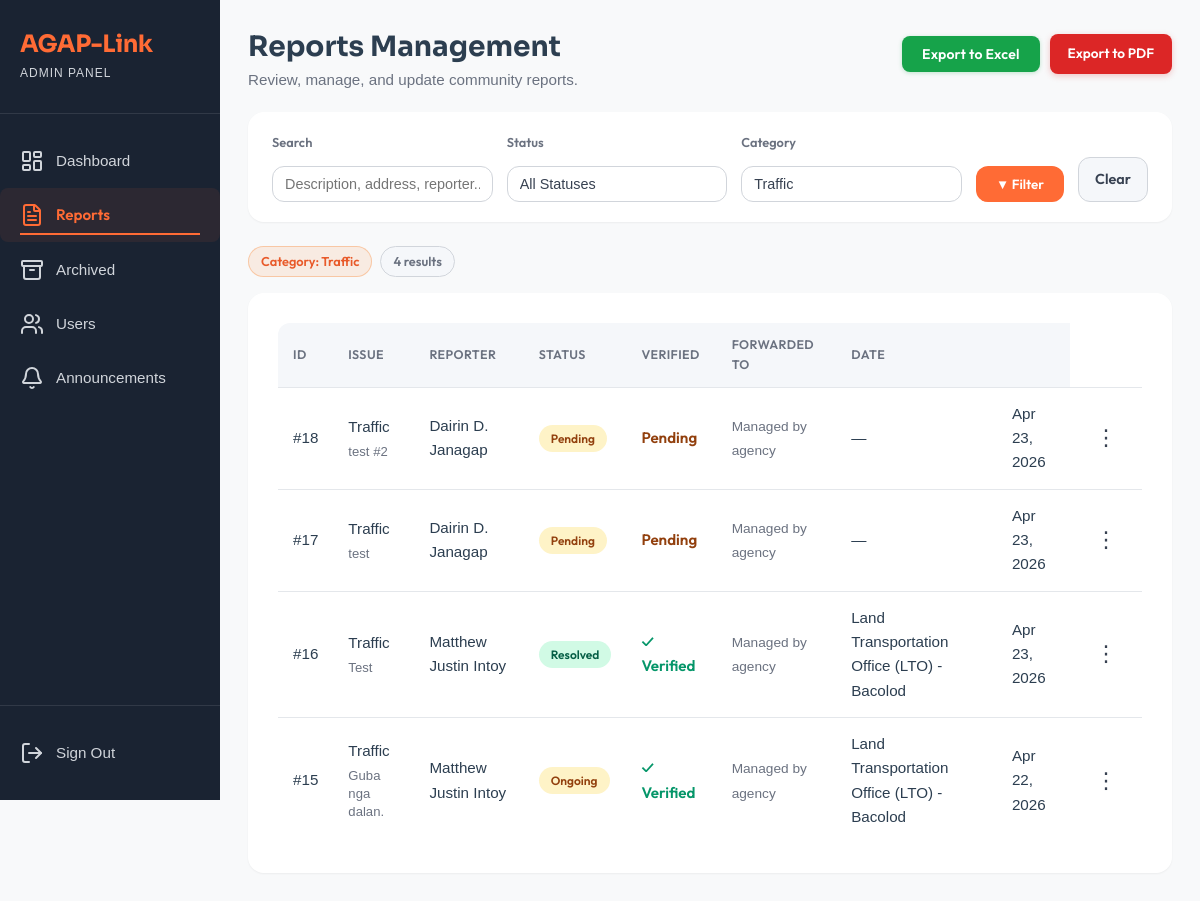
Page /view/admin_module/admin_report.php?category=7 (signed in) on the committed database.
### tables this page shows
CREATE TABLE `reports` (
  `report_id` int(11) NOT NULL,
  `user_id` int(11) NOT NULL,
  `category_id` int(11) NOT NULL,
  `assigned_agency_id` int(11) DEFAULT NULL,
  `description` text NOT NULL,
  `address` varchar(255) NOT NULL,
  `photo_path` varchar(255) DEFAULT NULL,
  `gps_lat` decimal(10,8) DEFAULT NULL,
  `gps_long` decimal(11,8) DEFAULT NULL,
  `status` enum('Pending','Verified','Forwarded','Ongoing','Resolved') DEFAULT 'Pending',
  `priority` enum('Low','Medium','Critical') DEFAULT 'Low',
  `created_at` timestamp NOT NULL DEFAULT current_timestamp(),
  `updated_at` timestamp NOT NULL DEFAULT current_timestamp() ON UPDATE current_timestamp(),
  `is_archived` tinyint(1) NOT NULL DEFAULT 0 COMMENT '0 = active, 1 = archived (soft-deleted)',
  `archived_at` datetime DEFAULT NULL,
  `is_verified` tinyint(1) NOT NULL DEFAULT 0,
  `agency_verified_at` datetime DEFAULT NULL
);

CREATE TABLE `categories` (
  `category_id` int(11) NOT NULL,
  `name` varchar(50) NOT NULL,
  `description` text DEFAULT NULL,
  `created_at` timestamp NOT NULL DEFAULT current_timestamp()
);

CREATE TABLE `agencies` (
  `agency_id` int(11) NOT NULL,
  `name` varchar(100) NOT NULL,
  `contact_number` varchar(20) DEFAULT NULL,
  `type` varchar(50) DEFAULT NULL,
  `category_id` int(11) DEFAULT NULL,
  `created_at` timestamp NOT NULL DEFAULT current_timestamp()
);

### model/Report.php (called while the page is built, shortened)
<?php
require_once dirname(__DIR__) . '/config/agaplinkdb.php';
class Report
{
    private $conn;
    public function __construct()
    {
        global $conn;
        $this->conn = $conn;
    }
    public function getAllCategories()
    {
        $sql = "SELECT category_id, name FROM categories WHERE name != 'Other' ORDER BY name ASC";
        $q = $this->conn->query($sql);
        return $q->fetchAll(PDO::FETCH_ASSOC);
    }
    public function getFilteredReports($filterStatus = '', $filterCategory = '', $filterSearch = '')
    {
        $sql = "SELECT r.*, c.name AS category_name, a.name AS agency_name,
                       CONCAT(u.first_name, ' ', IFNULL(CONCAT(u.middle_initial, '. '), ''), u.last_name) AS full_name,
                       u.phone_number AS reporter_phone
                FROM reports r
                LEFT JOIN categories c ON r.category_id = c.category_id
                LEFT JOIN agencies   a ON r.assigned_agency_id = a.agency_id
                LEFT JOIN users      u ON r.user_id = u.user_id
                WHERE (r.is_archived = 0 OR r.is_archived IS NULL)";
        $params = [];
        if ($filterCategory !== '') {
            $sql .= " AND r.category_id = ?";
            $params[] = $filterCategory;
        }
        $sql .= " ORDER BY r.created_at DESC";
        $stmt = $this->conn->prepare($sql);
        $stmt->execute($params);
        return $stmt->fetchAll(PDO::FETCH_ASSOC);
    }
}

### view/admin_module/admin_report.php (the view, shortened to what this page needs)
<?php
require_once dirname(__DIR__, 2) . "/config/agaplinkdb.php";
require_once MODEL_PATH . 'Report.php';
$filterStatus   = $_GET['status']   ?? '';
$filterCategory = $_GET['category'] ?? '';
$filterSearch   = trim($_GET['search'] ?? '');
$reportModel = new Report();
$allReports  = $reportModel->getFilteredReports($filterStatus, $filterCategory, $filterSearch);
$hasReports  = !empty($allReports);
$categories  = $reportModel->getAllCategories();
?>
<!DOCTYPE html>
<html lang="en">
<head>
    <link rel="stylesheet" href="<?= ASSET_URL ?>/css/admin_module/admin_module.css">
    <link rel="stylesheet" href="<?= ASSET_URL ?>/css/admin_module/admin_reports.css">
</head>
<body data-base-url="<?= BASE_URL ?>">
    <div class="dashboard-container">
        <?php require_once __DIR__ . '/../partials/admin_sidebar.php'; ?>
        <main class="main-content page-transition">
            <div class="reports-header">
                <div>
                    <h1>Reports Management</h1>
                    <p>Review, manage, and update community reports.</p>
                </div>
                <div class="reports-header-actions">
                    <button type="button" id="exportReportsBtn" class="btn-export">
                        Export to Excel
                    </button>
                    <a href="<?= BASE_URL ?>/view/admin_module/export_reports_pdf.php?status=<?= urlencode($filterStatus) ?>&category=<?= urlencode($filterCategory) ?>&search=<?= urlencode($filterSearch) ?>"
                        class="btn-export-pdf"
                        target="_blank">
                        Export to PDF
                    </a>
                </div>
            </div>
            <form method="GET" action="">
                <div class="filter-bar">
                    <div class="form-group">
                        <label for="search">Search</label>
                        <input type="text" id="search" name="search"
                            placeholder="Description, address, reporter..."
                            value="<?= htmlspecialchars($filterSearch) ?>">
                    </div>
                    <div class="form-group">
                        <label for="status">Status</label>
                        <select name="status" id="status">
                            <option value="">All Statuses</option>
                        </select>
                    </div>
                    <div class="form-group">
                        <label for="category">Category</label>
                        <select name="category" id="category">
                            <?php foreach ($categories as $cat): ?>
                                <option value="<?= $cat['category_id'] ?>"
                                    <?= $filterCategory == $cat['category_id'] ? 'selected' : '' ?>>
                                    <?= htmlspecialchars($cat['name']) ?>
                                </option>
                            <?php endforeach; ?>
                        </select>
                    </div>
                    <button type="submit" class="btn-filter-apply">&#x25BC; Filter</button>
                    <a href="<?= BASE_URL ?>/view/admin_module/admin_report.php" class="btn-clear">Clear</a>
                </div>
            </form>
            <?php if ($filterStatus || $filterCategory || $filterSearch): ?>
                <div class="active-filters">
                    <?php if ($filterCategory): ?>
                        <?php $catName = array_column($categories, 'name', 'category_id')[$filterCategory] ?? $filterCategory; ?>
                        <span class="filter-tag">Category: <?= htmlspecialchars($catName) ?></span>
                    <?php endif; ?>
                    <span class="filter-tag" style="background:var(--color-gray-100); color:var(--color-gray-600); border-color:var(--color-gray-300);">
                        <?= count($allReports) ?> result<?= count($allReports) !== 1 ? 's' : '' ?>
                    </span>
                </div>
            <?php endif; ?>
            <section class="reports-section">
                <?php if (!$hasReports): ?>
                    <div class="empty-state">
                        <div class="empty-icon">📋</div>
                        <p class="empty-message">No reports found<?= ($filterStatus || $filterCategory || $filterSearch) ? ' matching your filters.' : ' yet.' ?></p>
                    </div>
                <?php else: ?>
                    <div class="table-wrapper">
                        <table class="reports-table" id="reportsTable">
                            <thead>
                                <tr>
                                    <th>ID</th>
                                    <th>Issue</th>
                                    <th>Reporter</th>
                                    <th>Status</th>
                                    <th>Verified</th>
                                    <th>Forwarded To</th>
                                    <th>Date</th>
                                    <th></th>
                                </tr>
                            </thead>
                            <tbody>
                                <?php foreach ($allReports as $report): ?>
                                    <tr
                                        data-report-id="<?= htmlspecialchars($report['report_id']) ?>"
                                        data-category="<?= htmlspecialchars($report['category_name'] ?? 'General') ?>"
                                        data-description="<?= htmlspecialchars($report['description'] ?? '') ?>"
                                        data-reporter="<?= htmlspecialchars($report['full_name'] ?? 'N/A') ?>"
                                        data-phone="<?= htmlspecialchars($report['reporter_phone'] ?? '') ?>"
                                        data-status="<?= htmlspecialchars($report['status']) ?>"
                                        data-verified="<?= !empty($report['is_verified']) ? 'Verified' : 'Pending' ?>"
                                        data-agency="<?= htmlspecialchars($report['agency_name'] ?? '—') ?>"
                                        data-date="<?= date('M d, Y', strtotime($report['created_at'])) ?>">
                                        <td>#<?= htmlspecialchars($report['report_id']) ?></td>
                                        <td>
                                            <?= htmlspecialchars($report['category_name'] ?? 'General') ?>
                                            <span class="report-cell-sub">
                                                <?= htmlspecialchars(mb_strimwidth($report['description'] ?? '', 0, 70, '…')) ?>
                                            </span>
                                        </td>
                                        <td><?= htmlspecialchars($report['full_name'] ?? 'N/A') ?></td>
                                        <td>
                                            <?php
                                            $status = strtolower($report['status']);
                                            $statusClass = match ($status) {
                                                'pending'   => 'status-pending',
                                                'ongoing'   => 'status-ongoing',
                                                'verified'  => 'status-verified',
                                                'forwarded' => 'status-forwarded',
                                                'resolved'  => 'status-resolved',
                                                default     => 'status-pending'
                                            };
                                            ?>
                                            <span class="<?= $statusClass ?>"><?= ucfirst($status) ?></span>
                                        </td>
                                        <td>
                                            <?php if (!empty($report['is_verified'])): ?>
                                                <span style="color: #059669; font-weight: 600;">✓ Verified</span>
                                            <?php else: ?>
                                                <span style="color: #92400e; font-weight: 600;">Pending</span>
                                            <?php endif; ?>
                                        </td>
                                        <td>
                                            <span style="color: #6b7280; font-size:0.9em;">Managed by agency</span>
                                        </td>
                                        <td><?= htmlspecialchars($report['agency_name'] ?? '—') ?></td>
                                        <td><?= date('M d, Y', strtotime($report['created_at'])) ?></td>
                                        <td class="action-cell">
                                            <div class="meatballs-container">
                                                <button type="button" class="meatballs-btn">⋮</button>
                                            </div>
                                        </td>
                                    </tr>
                                <?php endforeach; ?>
                            </tbody>
                        </table>
                    </div>
                <?php endif; ?>
            </section>
        </main>
    </div>
</body>
</html>

### assets/css/admin_module/admin_reports.css (style rules this page uses)
.reports-header { display: flex; justify-content: space-between; align-items: flex-start; flex-wrap: wrap; gap: 12px; margin-bottom: 20px; }
.reports-header-actions { display: flex; align-items: center; gap: 10px; padding-top: 4px; }
.btn-export { display: inline-flex; align-items: center; gap: 7px; padding: 9px 20px; background-color: #16a34a; color: #ffffff; border: none; border-radius: 8px; font-size: 14px; font-weight: 600; cursor: pointer; white-space: nowrap; transition: background-color 0.18s ease, box-shadow 0.18s ease, transform 0.1s ease; box-shadow: 0 1px 4px rgba(22, 163, 74, 0.25); letter-spacing: 0.01em; }
.btn-export-pdf { display: inline-flex; align-items: center; gap: 7px; padding: 9px 18px; background: #dc2626; color: #fff; border: none; border-radius: 8px; font-size: 0.85rem; font-weight: 600; cursor: pointer; text-decoration: none; transition: background 0.18s ease, transform 0.12s ease, box-shadow 0.18s ease; box-shadow: 0 2px 6px rgba(220, 38, 38, 0.25); white-space: nowrap; }
.action-cell { position: relative; }
.meatballs-container { position: relative; display: inline-block; }
.meatballs-btn { background: none; border: none; cursor: pointer; font-size: 22px; padding: 4px 10px; border-radius: 6px; color: #374151; line-height: 1; }

### assets/css/user_module/user_module.css (style rules this page uses)
html, body { width: 100%; overflow-x: hidden; }
* { margin: 0; padding: 0; box-sizing: border-box; }
body { font-family: var(--font-primary); background-color: var(--color-light); color: var(--color-gray-800); line-height: 1.6; }
.dashboard-container { display: flex; min-height: 100vh; }
.main-content { flex: 1; padding: 30px; min-height: 100vh; }
.status-pending { background-color: #fef3c7; color: #92400e; }
.status-ongoing { background-color: #fef3c7; color: #92400e; }
.status-resolved { background-color: #d1fae5; color: #065f46; }
.reports-header { display: flex; justify-content: space-between; align-items: center; margin-bottom: 30px; flex-wrap: wrap; gap: 20px; }
.form-group { display: flex; flex-direction: column; gap: 8px; }
@media (min-width: 769px) and (max-width: 1279px) { .main-content { margin-left: 220px; padding: 35px 30px; } }
.page-transition { opacity: 0; transform: translateY(10px); animation: pageFadeIn 1s ease forwards; }

### assets/css/landing_page/style.css (style rules this page uses)
:root { --color-primary: #ff6b35; --color-primary-dark: #e85a2a; --color-primary-light: #ff8555; --color-secondary: #2c3e50; --color-dark: #1a2332; --color-darker: #0f1923; --color-light: #f8f9fa; --color-white: #ffffff; --color-gray-100: #f5f7fa; --color-gray-200: #e4e7eb; --color-gray-300: #d1d5db; --color-gray-600: #6b7280; --color-gray-800: #374151; --color-success: #10b981; --color-warning: #f59e0b; --font-primary: "Outfit", sans-serif; --font-display: "Sora", sans-serif; --spacing-xs: 0.5rem; --spacing-sm: 1rem; --spacing-md: 1.5rem; --spacing-lg: 2rem; --spacing-xl: 3rem; --spacing-2xl: 4rem; --spacing-3xl: 6rem; --radius-sm: 0.5rem; --radius-md: 0.75rem; --radius-lg: 1rem; --radius-xl: 1.5rem; --shadow-sm: 0 1px 2px 0 rgba(0, 0, 0, 0.05); --shadow-md: 0 4px 6px -1px rgba(0, 0, 0, 0.1); --shadow-lg: 0 10px 15px -3px rgba(0, 0, 0, 0.1); --shadow-xl: 0 20px 25px -5px rgba(0, 0, 0, 0.1); --transition-fast: 150ms ease; --transition-base: 250ms ease; --transition-slow: 350ms ease; }
* { margin: 0; padding: 0; box-sizing: border-box; }
html { scroll-behavior: smooth; }
body { font-family: var(--font-primary); font-size: 16px; line-height: 1.6; color: var(--color-gray-800); background-color: var(--color-white); -webkit-font-smoothing: antialiased; -moz-osx-font-smoothing: grayscale; }
h1, h2, h3, h4, h5, h6 { font-family: var(--font-display); font-weight: 700; line-height: 1.2; color: var(--color-dark); }

### rows in the picture
reports: report_id "18", category.name "Traffic", description "test #2", full_name "Dairin D. Janagap", status "Pending", is_verified "Pending", agency_name "—", created_at "Apr 23, 2026"
reports: report_id "17", category.name "Traffic", description "test", full_name "Dairin D. Janagap", status "Pending", is_verified "Pending", agency_name "—", created_at "Apr 23, 2026"
reports: report_id "16", category.name "Traffic", description "Test", full_name "Matthew Justin Intoy", status "Resolved", is_verified "✓ Verified", assigned_agency.name "Land Transportation Office (LTO) - Bacolod", created_at "Apr 23, 2026"
reports: report_id "15", category.name "Traffic", description "Guba nga dalan.", full_name "Matthew Justin Intoy", status "Ongoing", is_verified "✓ Verified", assigned_agency.name "Land Transportation Office (LTO) - Bacolod", created_at "Apr 22, 2026"

### other values in the picture
$catName "Traffic"
count($allReports) "4"
form field category "Traffic"
